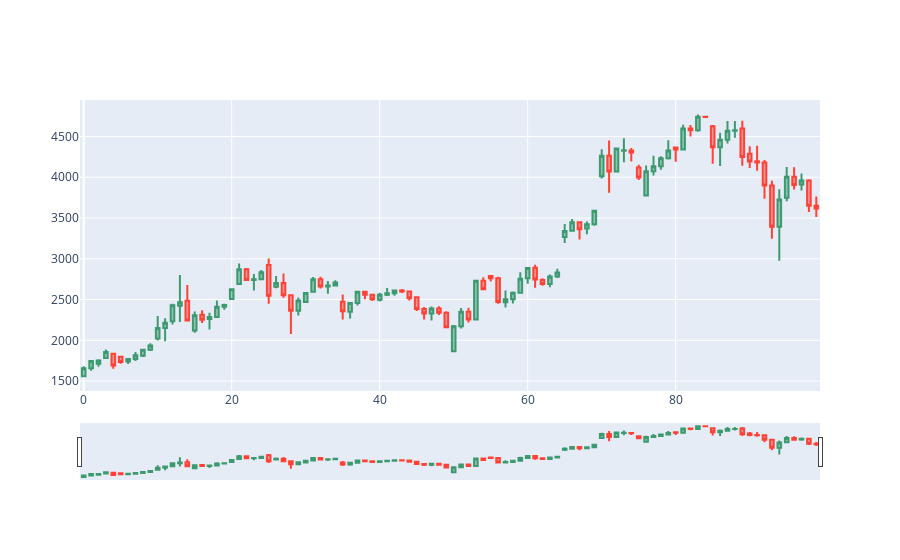

Source (notebook cell):
### Code cell
dfpl = data[0:100]
import plotly.graph_objects as go

fig = go.Figure(data=[go.Candlestick(x=dfpl.index,
                                     open = dfpl['Open'],
                                     high = dfpl['High'],
                                     low = dfpl['Low'],
                                     close = dfpl['Close'])])

fig.show()
